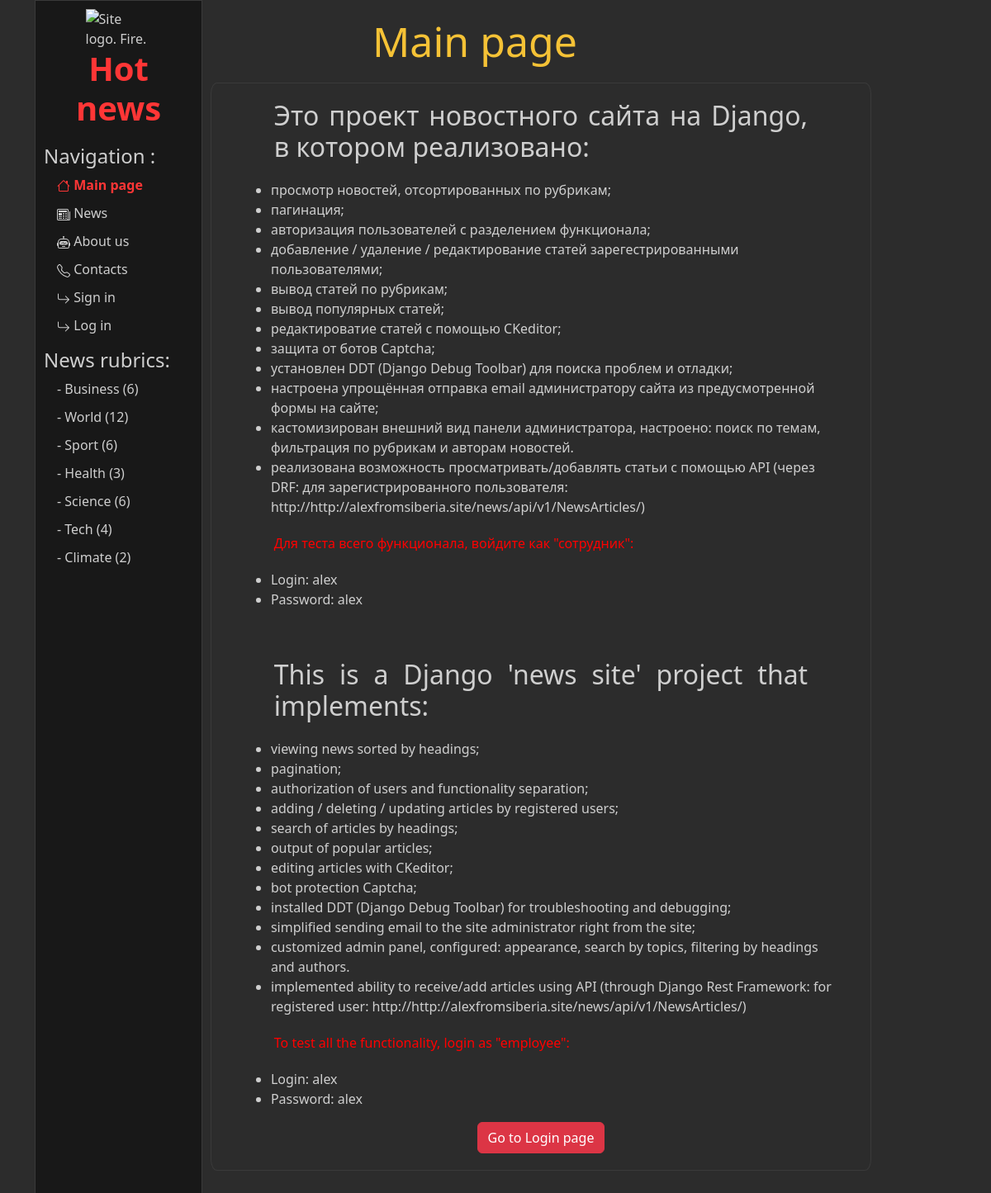
The page / on the database its author committed.
### news/models.py (models this page shows, shortened)
class Rubric(models.Model):
    name = models.CharField(max_length=150,
                            help_text="Enter the article's rubric",
                            verbose_name="The article's rubric")
    class Meta:
        verbose_name = "Рубрику"
        verbose_name_plural = "Рубрики"

### main/views.py (the view)
# urls.py: path('', views.index, name='index'),
def index(request):
    rubrics = Rubric.objects.all()
    context = {'rubrics': rubrics}
    return render(request, 'main/index.html', context)

### main/templates/main/index.html (shortened to what this page needs)
{% extends "main/base.html" %}
{% load static %}
{% block content %}
    <div class="features">
            <h1>Main page</h1>
            <div class="article">
                <div class="main_page">
                    <h2>Это проект новостного сайта на Django, в котором реализовано:</h2>
                    <ul>
                        <li> просмотр новостей, отсортированных по рубрикам;</li>
                        <li> пагинация;</li>
                        <li> авторизация пользователей с разделением функционала;</li>
                        <li> добавление / удаление / редактирование статей зарегестрированными пользователями;</li>
                        <li> вывод статей по рубрикам;</li>
                        <li> вывод популярных статей;</li>
                        <li> редактироватие статей с помощью CKeditor;</li>
                        <li> защита от ботов Captcha;</li>
                        <li> установлен DDT (Django Debug Toolbar) для поиска проблем и отладки;</li>
                        <li> настроена упрощённая отправка email администратору сайта из предусмотренной формы на сайте;</li>
                        <li> кастомизирован внешний вид панели администратора, настроено: поиск по темам, фильтрация по рубрикам и авторам новостей.</li>
                        <li> реализована возможность просматривать/добавлять статьи с помощью API (через DRF: для зарегистрированного пользователя: http://http://alexfromsiberia.site/news/api/v1/NewsArticles/)</li>
                    </ul>
                    <p style="color: red;"> Для теста всего функционала, войдите как "сотрудник": </p>
                    <ul>
                        <li>Login: alex</li>
                        <li>Password: alex</li>
                    </ul>
                    <br>
                    <h2>This is a Django 'news site' project that implements:</h2>
                    <ul>
                        <li> viewing news sorted by headings;</li>
                        <li> pagination;</li>
                        <li> authorization of users and functionality separation;</li>
                        <li> adding / deleting / updating articles by registered users;</li>
                        <li> search of articles by headings;</li>
                        <li> output of popular articles;</li>
                        <li> editing articles with CKeditor;</li>
                        <li> bot protection Captcha;</li>
                        <li> installed DDT (Django Debug Toolbar) for troubleshooting and debugging;</li>
                        <li> simplified sending email to the site administrator right from the site;</li>
                        <li> customized admin panel, configured: appearance, search by topics, filtering by headings and authors.</li>
                        <li> implemented ability to receive/add articles using API (through Django Rest Framework: for registered user: http://http://alexfromsiberia.site/news/api/v1/NewsArticles/)</li>
                    </ul>
                    <p style="color: red;">To test all the functionality, login as "employee":</p>
                    <ul>
                        <li>Login: alex</li>
                        <li>Password: alex</li>
                    </ul>
                    <a href="{% url 'login' %}" class="btn btn-danger"> Go to Login page </a>
                </div>
            </div>
        </div>
{% endblock content %}

### main/templates/main/base.html (shortened to what this page needs)
{% load static %}
<!DOCTYPE html>
<html lang="en">
    <head>
        <link rel="stylesheet" href="https://cdn.jsdelivr.net/npm/bootstrap@5.2.0-beta1/dist/css/bootstrap.min.css">
        <link rel="stylesheet" href="{% static 'main/css/main.css' %}">
    </head>
    <body>
        <div class="container">
            <div class=".col-">
                <aside>
                    <div>
                        <img src="{% static 'main/img/fire.png' %}" alt="Site logo. Fire.">
                        <h1 class="logo"> Hot news </h1>
                    </div>
                    <div>
                        <h4>Navigation :</h4>
                        <ul>
                            <li><a href="{% url 'index' %}" class="{% if request.resolver_match.view_name  == 'index' %}active_a{% endif %}"> Main page</a></li>
                            <li><a href="{% url 'news_index' %}" class=""> News </a></li>
                            <li><a href="{% url 'about' %}" class=""> About us </a></li>
                            <li><a href="{% url 'contacts' %}" class=""> Contacts </a></li>
                            {% if user.is_authenticated %}
                              <li><a href="{% url 'add_an_article' %}" class="{% if request.resolver_match.view_name  == 'add_an_article' %}active_a{% endif %}"><svg xmlns="http://www.w3.org/2000/svg" width="16" height="16" fill="currentColor" class="bi bi-plus-square" viewBox="0 0 16 16">
                                <path d="M14 1a1 1 0 0 1 1 1v12a1 1 0 0 1-1 1H2a1 1 0 0 1-1-1V2a1 1 0 0 1 1-1h12zM2 0a2 2 0 0 0-2 2v12a2 2 0 0 0 2 2h12a2 2 0 0 0 2-2V2a2 2 0 0 0-2-2H2z"/>
                                <path d="M8 4a.5.5 0 0 1 .5.5v3h3a.5.5 0 0 1 0 1h-3v3a.5.5 0 0 1-1 0v-3h-3a.5.5 0 0 1 0-1h3v-3A.5.5 0 0 1 8 4z"/>
                                </svg> Add article </a></li>
                              <li><a href="{% url 'logout' %}" class="{% if request.resolver_match.view_name  == 'logout' %}active_a{% endif %}"><svg xmlns="http://www.w3.org/2000/svg" width="16" height="16" fill="currentColor" class="bi bi-arrow-90deg-down" viewBox="0 0 16 16">
                                <path fill-rule="evenodd" d="M4.854 14.854a.5.5 0 0 1-.708 0l-4-4a.5.5 0 0 1 .708-.708L4 13.293V3.5A2.5 2.5 0 0 1 6.5 1h8a.5.5 0 0 1 0 1h-8A1.5 1.5 0 0 0 5 3.5v9.793l3.146-3.147a.5.5 0 0 1 .708.708l-4 4z"/>
                                </svg> log out </a></li>
                            {% else %}
                              <li><a href="{% url 'register' %}" class=""> Sign in </a></li>
                              <li><a href="{% url 'login' %}" class=""> Log in </a></li>
                            {% endif %}
                        </ul>
                        {% if rubrics %}
                            <h4>News rubrics:</h4>
                            <ul>
                                {%for rubric in rubrics%}
                                    <li><a href="{% url 'by_rubric' rubric.pk %}" class="{% if rubric.name == current_rubric.name %}active_a{% endif %}"> - {{rubric.name}} ({{rubric.newsarticles_set.count}})</a></li>
                                {%endfor%}
                            </ul>
                        {% endif %}
                    </div>
                </aside>
            </div>
            <div class=".col-md">
                <main>
                    {% block content %}
                    {% endblock content %}
                </main>
            </div>
        </div>
    </body>
</html>

### main/static/main/css/main.css (style rules this page uses)
* { margin: 0; padding: 0; box-sizing: border-box; }
body { background: #2c2c2c; }
aside { position: sticky; top: 0px; width: 203px; background: #181818; padding: 10px; height: 270vh; color: rgba(209, 209, 209, 0.986); border: 1px solid #3a3a3a; }
aside img { width: 80px; display: block; margin: 0 auto; }
aside .logo { margin: 0; margin-bottom: 20px; width: 100%; text-align: center; font-weight: bold; color: rgb(255, 54, 54); }
aside a { text-decoration-line: none; color: rgb(206, 206, 206); }
aside ul { padding-left: 1rem; }
aside ul li { color: rgb(207, 207, 207); display: block; margin-bottom: 10px; transition: transform 0.5s ease; list-style: none; }
.active_a { color: rgb(255, 54, 54); font-weight: bold; text-decoration: none; transform: scale3d(1.1, 1.1, 1.1); }
.article { border: 1px solid #3a3a3a; border-radius: 1%; width: 800px; margin: 20px auto; }
.features { color: rgb(207, 207, 207); text-align: center; width: 80%; }
.features p, h1, h2, h3 { width: 90%; margin: 20px auto; text-align: justify; }
.features h1 { font-size: 50px; color: #f5c236; text-align: center; }
.main_page { width: 90%; margin: 20px auto; }
.main_page li { text-align: left; }
.container { display: flex; gap: 10px; }

### rows shown on the page
Rubric: name "Business", newsarticles_set.count "6"
Rubric: name "World", newsarticles_set.count "12"
Rubric: name "Sport", newsarticles_set.count "6"
Rubric: name "Health", newsarticles_set.count "3"
Rubric: name "Science", newsarticles_set.count "6"
Rubric: name "Tech", newsarticles_set.count "4"
Rubric: name "Climate", newsarticles_set.count "2"
